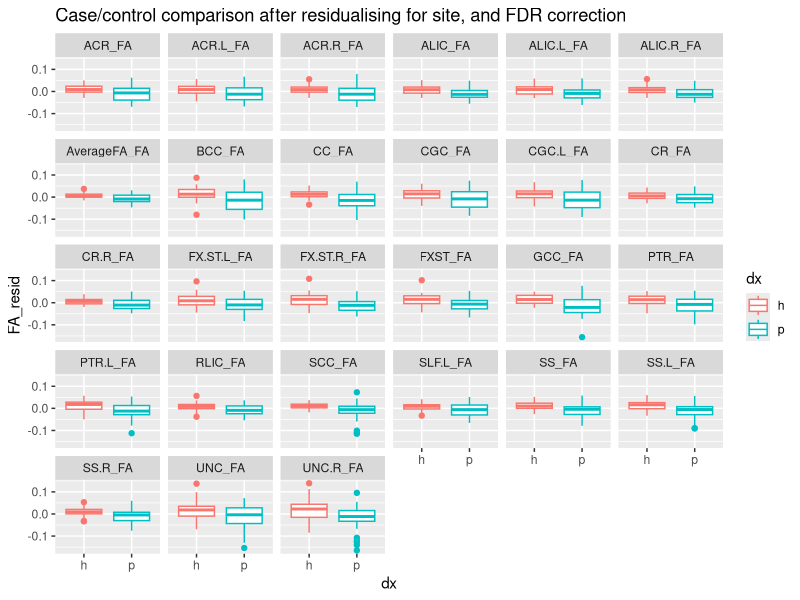
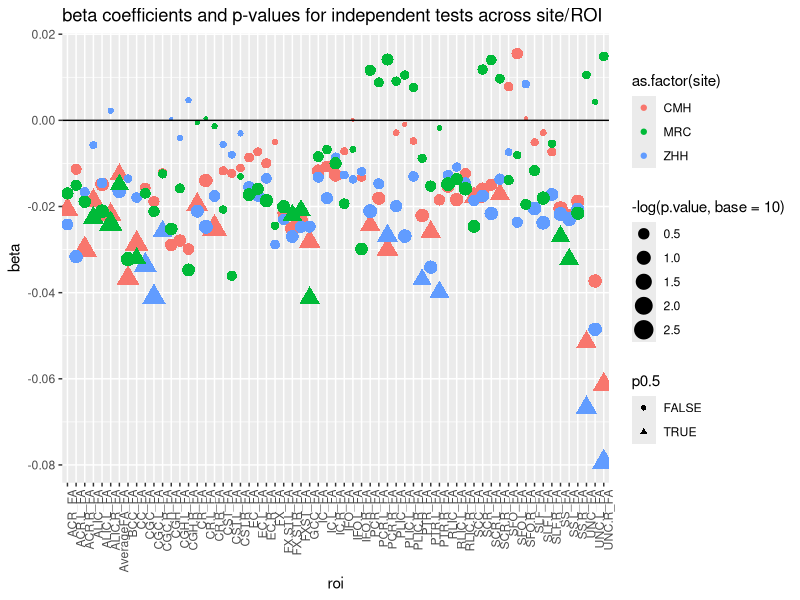

These figures' R source, in order:
# An analysis of the enigma whitematter measures
library(reshape2)
library(ggplot2)

fa = read.csv('data/enigmaDTI-FA-results.csv')
fa$id = as.character(fa$id)
# extract site from scan id
fa$site = as.factor(unlist(lapply(fa$id, function (x) { unlist(strsplit(x,c("_"),fixed=T))[2]} )))

demog = read.csv('data/demog.csv')
demog$id = as.character(demog$id)
demog = subset(demog, dx != "x")
demog$dx = factor(demog$dx)
data = merge(fa,demog)

df = melt(data, id.vars = c("id", "site", "dx"), variable.name="ROI", value.name="FA")
# ggplot(data = df, aes(x=site, y=FA, colour=dx)) + geom_boxplot() + facet_wrap(~ROI)

# t-tests http://stats.stackexchange.com/questions/128894/p-value-correction-for-multiple-t-tests
p.ttest = do.call("rbind", 
                lapply(split(df, df$ROI), 
                       function(x) t.test(FA ~ dx, x)$p.value))
p.ttest = cbind(p.ttest, 
                 p.adjust(p.ttest, method="fdr"), 
                 p.adjust(p.ttest, method="bonferroni"))
colnames(p.ttest) = c("raw", "fdr", "bonferroni")
p.ttest = as.data.frame(p.ttest)
sig.ttest = subset(p.ttest, fdr < 0.05)

# residuals of FA ~ site
df$FA_resid =  melt(sapply(split(df, df$ROI), function(x) { resid(lm(FA ~ site, x)) }))$value
#ggplot(data = df, aes(x=dx, y=FA_resid, colour=dx)) + geom_boxplot() + facet_wrap(~ROI)
p.resid = do.call("rbind", 
                  lapply(split(df, df$ROI), 
                         function(x) t.test(FA_resid ~ dx, x)$p.value))
p.resid = cbind(p.resid, 
                p.adjust(p.resid, method="fdr"), 
                p.adjust(p.resid, method="bonferroni"))
colnames(p.resid) = c("raw", "fdr", "bonferroni")
p.resid = as.data.frame(p.resid)
sig.resid = subset(p.resid, fdr < 0.05)

df.sig.resid = subset(df, ROI %in% rownames(sig.resid))
ggplot(data = df.sig.resid, aes(x=dx, y=FA_resid, colour=dx)) + 
  geom_boxplot() +
  facet_wrap(~ROI) + 
  ggtitle("Case/control comparison after residualising for site, and FDR correction")

# independant 
p.value = c()
beta = c()
n = c()
site_list = c()
roi = c()
index = 1
for (site_x in c("CMH", "ZHH", "MRC")) {
  site_df = subset(df, site == site_x)
  for (ROI_x in unique(as.character(df$ROI))) {
    roi_df = subset(site_df, ROI == ROI_x)
    mod = lm(FA ~ dx, roi_df)
    p.value[index] = anova(mod)[1,5]
    beta[index] = mod$coef[2]
    n[index] = nrow(roi_df)  # missing values counted, get this from model? 
    site_list[index] = site_x
    roi[index] = ROI_x
    index = index + 1
  }
}
df.ind = data.frame(site = as.factor(site_list), 
                    roi = as.factor(roi), 
                    beta = beta, 
                    p.value = p.value, 
                    n = n)

df.ind$p0.5 = ifelse(df.ind$p.value < 0.05, T, F)
ggplot(df.ind, aes(x = roi, 
                   y = beta, 
                   size = -log(p.value, base =10), 
                   shape = p0.5, 
                   color = as.factor(site))) + 
  geom_point() + 
  geom_hline(aes(yintercept=0)) + 
  theme(axis.text.x = element_text(angle = 90, hjust = 1)) +
  ggtitle("beta coefficients and p-values for independent tests across site/ROI")
